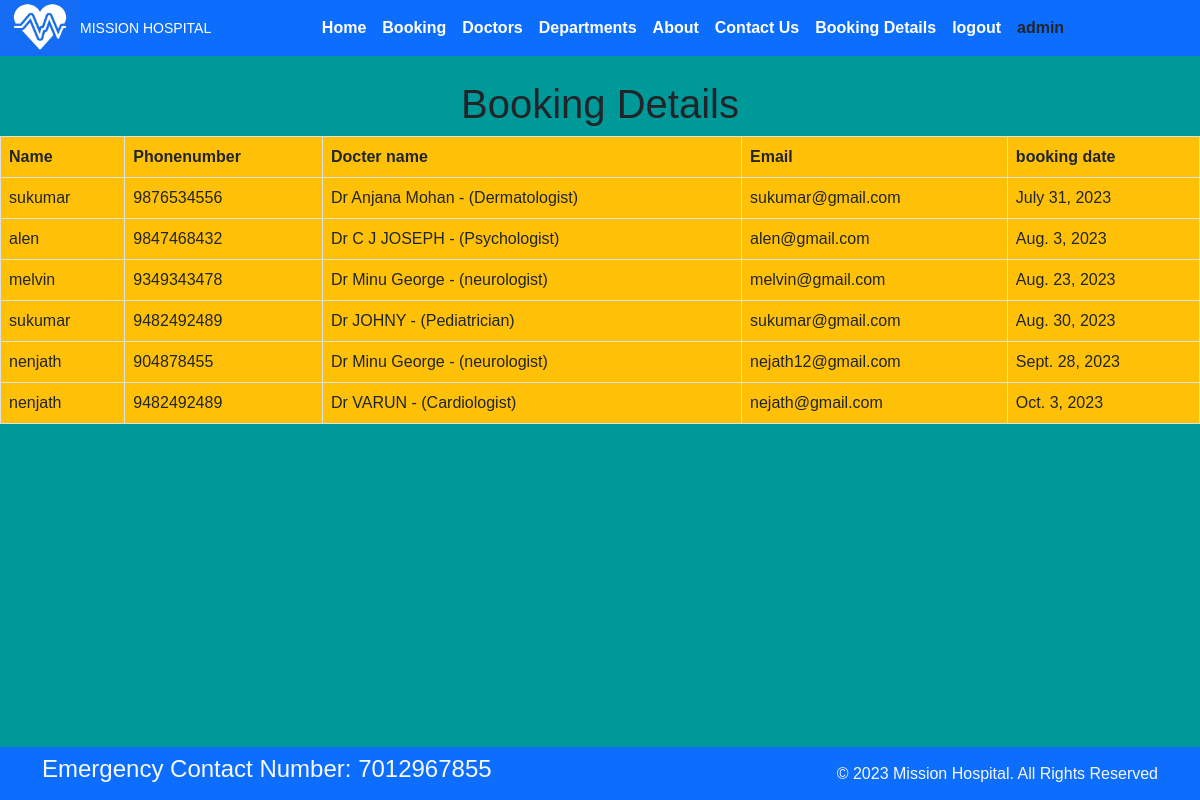
/bookingdetails (signed in), run on the app's committed database.
### home/models.py (models this page shows)
class Booking(models.Model):
    p_name = models.CharField(max_length=255)
    p_phone = models.CharField(max_length=10)
    p_email = models.EmailField()
    doc_name = models.ForeignKey(Doctors, on_delete=models.CASCADE)
    booking_date = models.DateField()
    booked_on = models.DateField(auto_now=True)

class Doctors(models.Model):
    doc_name = models.CharField(max_length=255)
    doc_spec = models.CharField(max_length=255)
    dep_name = models.ForeignKey(Departments, on_delete=models.CASCADE)
    doc_image = models.ImageField(upload_to='doctors')
    def __str__(self):
        return 'Dr ' + self.doc_name + ' - (' + self.doc_spec + ')'

### home/views.py (the view)
# urls.py: path('bookingdetails', views.bookingdetails,name='bookingdetails'),
def bookingdetails(request):
    b=Booking.objects.all()
    return render(request,"bookingdetails.html",{'b':b})

### templates/bookingdetails.html
{% extends 'base.html' %}
{% load static %}
{% block content %}
<h1 class="text-center">Booking Details</h1>
<table class="table table-bordered bg-warning">
    <tr>
        <th>Name</th>
        <th>Phonenumber</th>
        <th>Docter name</th>
        <th>Email</th>
        <th>booking date</th>
    </tr>
    {% for i in b %}
    <tr>
        <td>{{i.p_name}}</td>
        <td>{{i.p_phone}}</td>
        <td>{{i.doc_name}}</td>
        <td>{{i.p_email}}</td>
        <td>{{i.booking_date}}</td>
    </tr>
    {% endfor %}
</table>
{% endblock %}

### templates/base.html (shortened to what this page needs)
<!DOCTYPE html>
{% load static %}
<html>
  <head>
    <link rel="stylesheet" href=" https://cdn.jsdelivr.net/npm/bootstrap@5.1.3/dist/css/bootstrap.min.css ">
    <link rel="stylesheet" href="https://use.fontawesome.com/releases/v5.2.0/css/all.css">
    <link rel="stylesheet" href="{% static '/css/style.css' %}">
  </head>
  <body>
   <nav class="navbar bg-primary navbar-expand-md fixed-top " >
  <div class="container">
    <div class="col-2 text-left pl-md-0">
          <img src="{% static 'images/icon.jpg' %}" height="60px" style="    left: 0px;
    position: fixed;
    top: 0px;
    height: 55px;" width="80px" alt="">
          <h3 class="text-white" style="    text-wrap: nowrap;
    font-size: 14px;
    position: fixed;
    left: 80px;
    top: 20px;"> MISSION HOSPITAL </h3>
        </div>
        <div
          class="collapse navbar-collapse justify-content-center col-md-8 navbar-collapse-3">
          <ul class="navbar-nav justify-content-center  fw-bold">
            <li class="nav-item active">
              <a class="nav-link text-white" href="{% url 'home' %}">Home </a>
            </li>
            <li class="nav-item">
              <a class="nav-link text-white" href="{% url 'booking' %}">Booking</a>
            </li>
              <li class="nav-item">
              <a class="nav-link text-white" href="{% url 'doctors' %}">Doctors</a>
            </li>
			 <li class="nav-item">
              <a class="nav-link text-white" href="{% url 'department' %}">Departments</a>
            </li>
             <li class="nav-item">
              <a class="nav-link text-white" href="{% url 'about' %}">About</a>
            </li>
            <li class="nav-item">
              <a class="nav-link text-white" href="{% url 'contact' %}">Contact Us</a>
            </li>
               {% if user.is_authenticated %}
              <li class="nav-item">
              <a class="nav-link text-white" href="{% url 'bookingdetails' %}">Booking Details</a>
            </li>
             <li class="nav-item">
              <a class="nav-link text-white" href="{% url 'logout' %}">logout</a>
            </li>
            {% else %}
            <li class="nav-item">
              <a class="nav-link text-white" href="{% url 'login' %}">Login</a>
            </li>
            {% endif %}
            <ul class="navbar-nav p-2">
        <li >
            {% if user.is_authenticated %}
                <a>{{user.username}}</a>
            {% endif %}
        </li>
        </ul>
          </ul>
        </div>
      </div>
    </nav>
<div style="padding-top:80px">
{% block content %}{% endblock %}
<br/>
   <br/>
    <section class="">
      <footer class="pt-2 pb-2  bg-primary text-light" style="position: fixed;bottom: 0px;width: 100%">
        <div class="container">
          <div class="row align-items-center">
            <div class="col-12 col-md-8">
              <h4>Emergency Contact Number: 7012967855</h4>
            </div>
            <div class="col-12 col-md-4 mt-4 mt-md-0 text-center text-md-end">
              © 2023 Mission Hospital. All Rights Reserved
            </div>
          </div>
        </div>
      </footer>
    </section>
  </body>
</html>

### static/css/style.css (style rules this page uses)
body { font-family: Arial, sans-serif; margin: 0; padding: 0; }

### templates/base.html (style rules this page uses)
body { background-color:#009999; }

### data on the page
Booking: p_name "sukumar", p_phone "9876534556", doc_name "Dr Anjana Mohan - (Dermatologist)", p_email "sukumar@gmail.com", booking_date "July 31, 2023"
Booking: p_name "alen", p_phone "9847468432", doc_name "Dr C J JOSEPH - (Psychologist)", p_email "alen@gmail.com", booking_date "Aug. 3, 2023"
Booking: p_name "melvin", p_phone "9349343478", doc_name "Dr Minu George - (neurologist)", p_email "melvin@gmail.com", booking_date "Aug. 23, 2023"
Booking: p_name "sukumar", p_phone "9482492489", doc_name "Dr JOHNY - (Pediatrician)", p_email "sukumar@gmail.com", booking_date "Aug. 30, 2023"
Booking: p_name "nenjath", p_phone "904878455", doc_name "Dr Minu George - (neurologist)", p_email "nejath12@gmail.com", booking_date "Sept. 28, 2023"
Booking: p_name "nenjath", p_phone "9482492489", doc_name "Dr VARUN - (Cardiologist)", p_email "nejath@gmail.com", booking_date "Oct. 3, 2023"

### other printed values
{{ user.username }} "admin"
